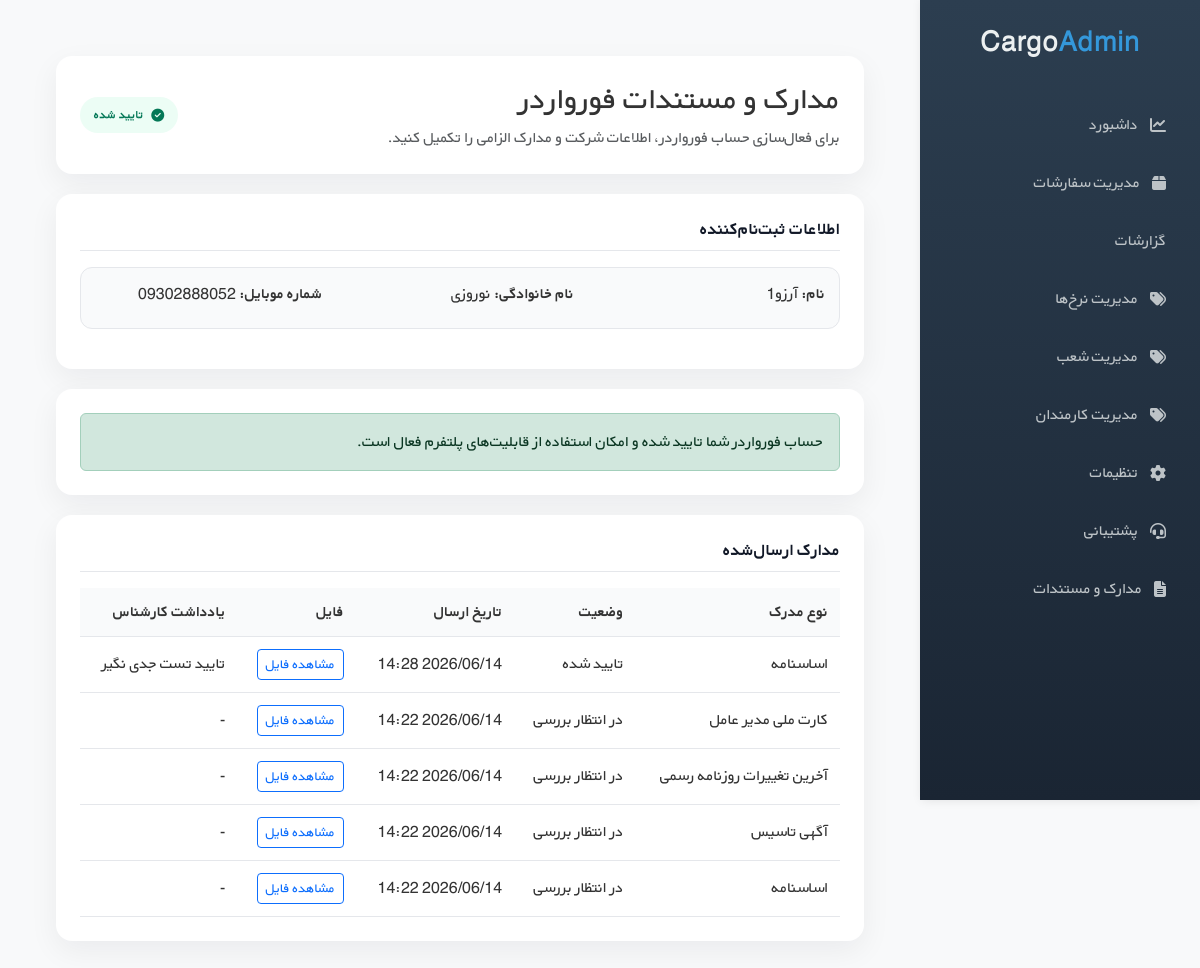
Page /panel/documents/ (signed in) on the committed database.
### accounts/models.py (models this page shows, shortened)
class User(AbstractBaseUser, PermissionsMixin, TimeStampedModel):
    class Role(models.TextChoices):
        PLATFORM_ADMIN = "platform_admin", "ادمین پلتفرم"
        CUSTOMER = "customer", "مشتری"
        FORWARDER_ADMIN = "forwarder_admin", "ادمین فورواردر"
        FORWARDER_EXPERT = "forwarder_expert", "کارشناس فورواردر"
        FORWARDER_FINANCE = "forwarder_finance", "کارمند مالی فورواردر"
    mobile = models.CharField(max_length=15, unique=True)
    email = models.EmailField(unique=True, null=True, blank=True)
    first_name = models.CharField(max_length=100)
    last_name = models.CharField(max_length=100)
    role = models.CharField(max_length=30, choices=Role.choices, default=Role.CUSTOMER)
    is_active = models.BooleanField(default=True)
    is_staff = models.BooleanField(default=False)
    USERNAME_FIELD = "mobile"
    REQUIRED_FIELDS = ["first_name", "last_name"]
    objects = UserManager()
    class Meta:
        verbose_name = "کاربر"
        verbose_name_plural = "کاربران"

class IdentityDocument(TimeStampedModel):
    class DocType(models.TextChoices):
        NATIONAL_CARD = "national_card", "کارت ملی نماینده"
        BIRTH_CERTIFICATE = "birth_certificate", "شناسنامه"
        ESTABLISHMENT_NOTICE = "establishment_notice", "آگهی تاسیس"
        ARTICLES_OF_ASSOCIATION = "articles_of_association", "اساسنامه"
        LATEST_CHANGES = "latest_changes", "آخرین تغییرات روزنامه رسمی"
        CEO_NATIONAL_CARD = "ceo_national_card", "کارت ملی مدیر عامل"
    company = models.ForeignKey(
        "forwarders.ForwarderCompany",
        on_delete=models.CASCADE,
        related_name="identity_documents",
        null=True,
        blank=True,
        verbose_name="شرکت فورواردر",
    )
    class Status(models.TextChoices):
        PENDING = "pending", "در انتظار بررسی"
        APPROVED = "approved", "تایید شده"
        REJECTED = "rejected", "رد شده"
    user = models.ForeignKey(User, on_delete=models.CASCADE, related_name="documents")
    doc_type = models.CharField(max_length=30, choices=DocType.choices)
    file = models.FileField(upload_to=identity_document_upload_to)
    status = models.CharField(max_length=10, choices=Status.choices, default=Status.PENDING)
    admin_note = models.TextField(blank=True)
    class Meta:
        verbose_name = "مدرک هویتی"
        verbose_name_plural = "مدارک هویتی"

### panel/views.py (the view)
# urls.py: path('documents/', views.documents_view, name='documents'),
@login_required
@forwarder_required
def documents_view(request):
    user = request.user
    status, company = get_forwarder_verification_status(user)
    if status == "not_forwarder_admin":
        return HttpResponseForbidden("شما دسترسی مشاهده این صفحه را ندارید.")
    documents = IdentityDocument.objects.filter(user=user).order_by("-created_at")
    if request.method == "POST":
        form = ForwarderDocumentsForm(request.POST, request.FILES, user=user, company=company)
        if form.is_valid():
            with transaction.atomic():
                applicant_role = form.cleaned_data["applicant_role"]
                if applicant_role == ForwarderDocumentsForm.ApplicantRole.CEO:
                    ceo_first_name = user.first_name
                    ceo_last_name = user.last_name
                    ceo_mobile = user.mobile
                    ceo_national_code = form.cleaned_data["ceo_national_code"]
                else:
                    ceo_first_name = form.cleaned_data["ceo_first_name"]
                    ceo_last_name = form.cleaned_data["ceo_last_name"]
                    ceo_mobile = form.cleaned_data["ceo_mobile"]
                    ceo_national_code = form.cleaned_data["ceo_national_code"]
                company, created = ForwarderCompany.objects.update_or_create(
                    admin_user=user,
                    defaults={
                        "company_name": form.cleaned_data["company_name"],
                        "company_type": form.cleaned_data["company_type"],
                        "national_id": form.cleaned_data["national_id"],
                        "registration_number": form.cleaned_data["registration_number"],
                        "ceo_first_name": ceo_first_name,
                        "ceo_last_name": ceo_last_name,
                        "ceo_national_code": ceo_national_code,
                        "phone": form.cleaned_data["phone"],
                        "email": form.cleaned_data["email"],
                        "postal_code": form.cleaned_data["postal_code"],
                        "address": form.cleaned_data["address"],
                        "is_verified": False,
                        "is_active": False,
                    },
                )
                uploaded_docs = {
                    "articles_of_association": IdentityDocument.DocType.ARTICLES_OF_ASSOCIATION,
                    "establishment_notice": IdentityDocument.DocType.ESTABLISHMENT_NOTICE,
                    "latest_changes": IdentityDocument.DocType.LATEST_CHANGES,
                    "ceo_national_card": IdentityDocument.DocType.CEO_NATIONAL_CARD,
                }
                for file_field, doc_type in uploaded_docs.items():
                    uploaded_file = request.FILES.get(file_field)
                    if uploaded_file:
                        IdentityDocument.objects.create(
                            user=user,
                            doc_type=doc_type,
                            company=company,
                            file=uploaded_file,
                            status=IdentityDocument.Status.PENDING,
                        )
                messages.success(
                    request,
                    "اطلاعات و مدارک شما با موفقیت ثبت شد و در انتظار بررسی کارشناس قرار گرفت."
                )
                return redirect("forwarder_panel:documents")
        else:
            messages.error(request, "لطفاً خطاهای فرم را بررسی و اصلاح کنید.")
    else:
        form = ForwarderDocumentsForm(user=user, company=company)
    status, company = get_forwarder_verification_status(user)
    context = {
        "form": form,
        "company": company,
        "documents": documents,
        "verification_status": status,
        "registered_user": user,
    }
    return render(request, "forwarder_panel/documents.html", context)

### panel/views.py (called while the page is built)
def get_forwarder_verification_status(user):
    if not user.is_authenticated or user.role != User.Role.FORWARDER_ADMIN:
        return "not_forwarder_admin", None
    try:
        company = user.forwarder_company
    except ForwarderCompany.DoesNotExist:
        return "no_company", None
    if company.is_verified and company.is_active:
        return "verified", company
    return "pending", company

### templates/forwarder_panel/documents.html (shortened to what this page needs)
{% extends "forwarder_panel/base.html" %}
{% block content %}
<div class="documents-page">
    <div class="page-card">
        <div class="d-flex justify-content-between align-items-center flex-wrap gap-2">
            <div>
                <h2 class="mb-2">مدارک و مستندات فورواردر</h2>
                <p class="text-muted mb-0">
                    برای فعال‌سازی حساب فورواردر، اطلاعات شرکت و مدارک الزامی را تکمیل کنید.
                </p>
            </div>
            <div>
                {% if verification_status == "verified" %}
                    <span class="status-badge status-verified">
                        <i class="fas fa-check-circle"></i>
                        تایید شده
                    </span>
                {% elif verification_status == "pending" %}
                    <span class="status-badge status-pending">
                        <i class="fas fa-clock"></i>
                        در انتظار بررسی کارشناس
                    </span>
                {% else %}
                    <span class="status-badge status-no-company">
                        <i class="fas fa-exclamation-circle"></i>
                        تکمیل نشده
                    </span>
                {% endif %}
            </div>
        </div>
    </div>
    <div class="page-card">
        <h3 class="section-title">اطلاعات ثبت‌نام‌کننده</h3>
        <div class="readonly-box">
            <div class="row">
                <div class="col-md-4 mb-2">
                    <strong>نام:</strong>
                    {{ registered_user.first_name }}
                </div>
                <div class="col-md-4 mb-2">
                    <strong>نام خانوادگی:</strong>
                    {{ registered_user.last_name }}
                </div>
                <div class="col-md-4 mb-2">
                    <strong>شماره موبایل:</strong>
                    {{ registered_user.mobile }}
                </div>
            </div>
        </div>
    </div>
    {% if verification_status == "verified" %}
        <div class="page-card">
            <div class="alert alert-success mb-0">
                حساب فورواردر شما تایید شده و امکان استفاده از قابلیت‌های پلتفرم فعال است.
            </div>
        </div>
    {% endif %}
    <div class="page-card">
        <h3 class="section-title">مدارک ارسال‌شده</h3>
        {% if documents %}
            <div class="table-responsive">
                <table class="documents-table">
                    <thead>
                    <tr>
                        <th>نوع مدرک</th>
                        <th>وضعیت</th>
                        <th>تاریخ ارسال</th>
                        <th>فایل</th>
                        <th>یادداشت کارشناس</th>
                    </tr>
                    </thead>
                    <tbody>
                    {% for doc in documents %}
                        <tr>
                            <td>{{ doc.get_doc_type_display }}</td>
                            <td>{{ doc.get_status_display }}</td>
                            <td>{{ doc.created_at|date:"Y/m/d H:i" }}</td>
                            <td>
                                {% if doc.file %}
                                    <a href="{{ doc.file.url }}" target="_blank" class="btn btn-sm btn-outline-primary">
                                        مشاهده فایل
                                    </a>
                                {% endif %}
                            </td>
                            <td>{{ doc.admin_note|default:"-" }}</td>
                        </tr>
                    {% endfor %}
                    </tbody>
                </table>
            </div>
        {% else %}
            <div class="alert alert-light border mb-0">
                هنوز مدرکی ارسال نشده است.
            </div>
        {% endif %}
    </div>
</div>
{% endblock %}

### static/css/base_panel_style.css (style rules this page uses)
* { margin: 0; padding: 0; box-sizing: border-box; }
body { font-family: 'BYekan', Tahoma, Arial, sans-serif; background: #f8f9fa; color: #333; }

### templates/forwarder_panel/documents.html (style rules this page uses)
.documents-page { padding: 24px; }
.page-card { background: #fff; border-radius: 16px; padding: 24px; box-shadow: 0 10px 30px rgba(15, 23, 42, 0.06); margin-bottom: 20px; }
.section-title { font-size: 18px; font-weight: 800; margin-bottom: 16px; color: #111827; border-bottom: 1px solid #e5e7eb; padding-bottom: 10px; }
.readonly-box { background: #f9fafb; border: 1px solid #e5e7eb; border-radius: 12px; padding: 14px; margin-bottom: 16px; }
.status-badge { display: inline-flex; align-items: center; gap: 8px; padding: 8px 14px; border-radius: 999px; font-size: 13px; font-weight: 700; }
.status-verified { background: #ecfdf5; color: #047857; }
.documents-table { width: 100%; border-collapse: collapse; }
.documents-table th, .documents-table td { padding: 12px; border-bottom: 1px solid #e5e7eb; vertical-align: middle; }
.documents-table th { background: #f9fafb; font-weight: 800; }

### rows in the picture
User: first_name "آرزو1", last_name "نوروزی", mobile "09302888052"
IdentityDocument: doc_type "اساسنامه", status "تایید شده", created_at "2026/06/14 14:28", admin_note "تایید تست جدی نگیر"
IdentityDocument: doc_type "کارت ملی مدیر عامل", status "در انتظار بررسی", created_at "2026/06/14 14:22", admin_note "-"
IdentityDocument: doc_type "آخرین تغییرات روزنامه رسمی", status "در انتظار بررسی", created_at "2026/06/14 14:22", admin_note "-"
IdentityDocument: doc_type "آگهی تاسیس", status "در انتظار بررسی", created_at "2026/06/14 14:22", admin_note "-"
IdentityDocument: doc_type "اساسنامه", status "در انتظار بررسی", created_at "2026/06/14 14:22", admin_note "-"
